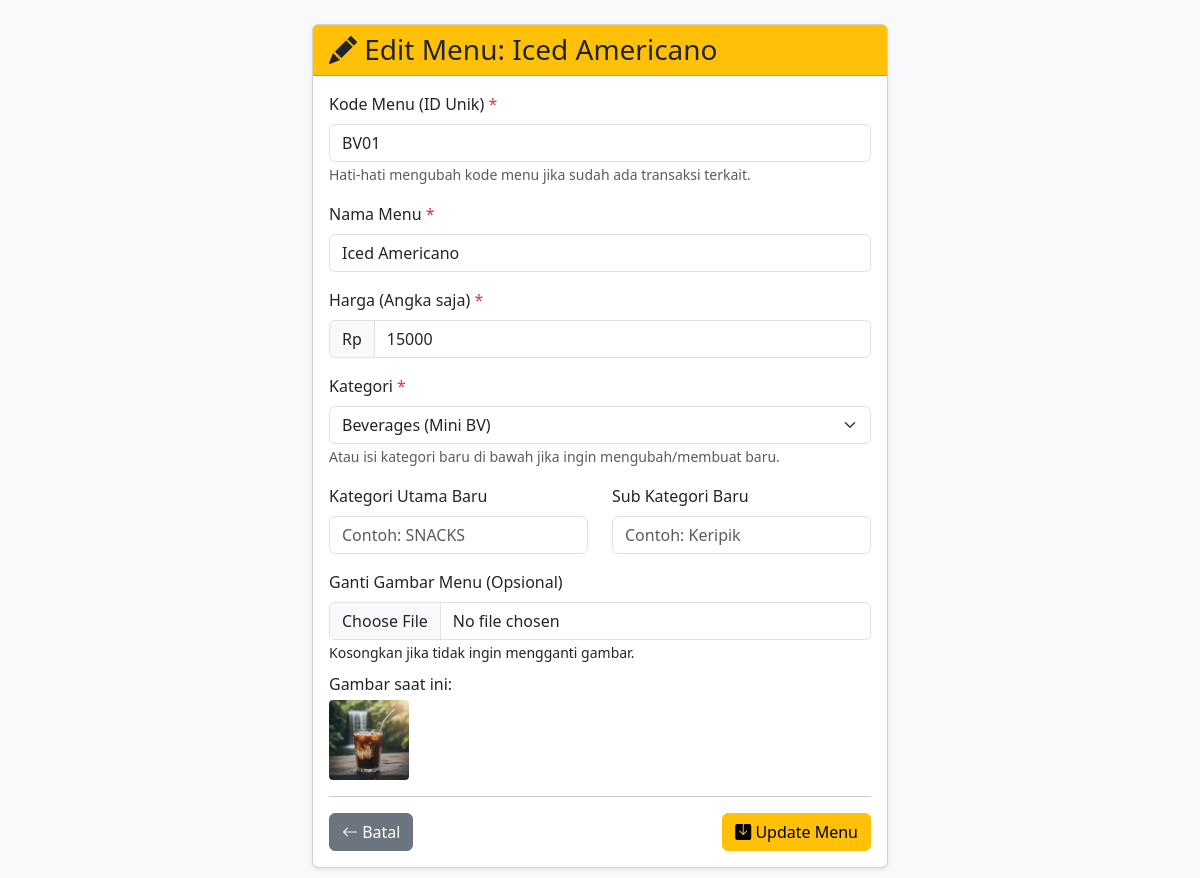
The page /edit_menu.php?id=BV01 on the database its author committed.
### tables this page shows
CREATE TABLE `menu` (
  `id` varchar(20) NOT NULL,
  `nama_menu` varchar(100) NOT NULL,
  `harga` decimal(10,0) NOT NULL,
  `kategori_utama` varchar(50) NOT NULL,
  `sub_kategori` varchar(50) NOT NULL,
  `gambar` varchar(255) DEFAULT 'assets/images/placeholder_default.png'
);

### edit_menu.php (the view, shortened to what this page needs)
<?php
include 'koneksi.php';
$id_menu = $_GET['id'] ?? null;
try {
    $stmt = $pdo->prepare("SELECT * FROM menu WHERE id = :id");
    $stmt->bindParam(':id', $id_menu);
    $stmt->execute();
    $menu_item = $stmt->fetch();
} catch (PDOException $e) {
    redirect_dengan_pesan('kelola_menu.php', 'gagal', 'Database error: ' . $e->getMessage());
}
$stmt_cat = $pdo->query("SELECT DISTINCT kategori_utama, sub_kategori FROM menu ORDER BY kategori_utama, sub_kategori");
$kategori_list = $stmt_cat->fetchAll();
?>
<!DOCTYPE html>
<html lang="id">
<head>
    <link href="https://cdn.jsdelivr.net/npm/bootstrap@5.3.2/dist/css/bootstrap.min.css" rel="stylesheet">
     <link rel="stylesheet" href="https://cdn.jsdelivr.net/npm/bootstrap-icons@1.11.1/font/bootstrap-icons.css">
</head>
<body class="bg-light">
    <div class="container my-4" style="max-width: 600px;">
        <div class="card shadow-sm">
             <div class="card-header bg-warning">
                <h3 class="mb-0"><i class="bi bi-pencil-fill"></i> Edit Menu: <?= htmlspecialchars($menu_item['nama_menu']) ?></h3>
            </div>
            <div class="card-body">
                <form action="proses_edit_menu.php" method="POST" enctype="multipart/form-data">
                    <div class="mb-3">
                        <label for="id" class="form-label">Kode Menu (ID Unik) <span class="text-danger">*</span></label>
                        <input type="text" class="form-control" id="id" name="id" required value="<?= htmlspecialchars($menu_item['id']) ?>">
                        <small class="text-muted">Hati-hati mengubah kode menu jika sudah ada transaksi terkait.</small>
                    </div>
                    <div class="mb-3">
                        <label for="nama_menu" class="form-label">Nama Menu <span class="text-danger">*</span></label>
                        <input type="text" class="form-control" id="nama_menu" name="nama_menu" required value="<?= htmlspecialchars($menu_item['nama_menu']) ?>">
                    </div>
                    <div class="mb-3">
                        <label for="harga" class="form-label">Harga (Angka saja) <span class="text-danger">*</span></label>
                         <div class="input-group">
                           <span class="input-group-text">Rp</span>
                           <input type="number" class="form-control" id="harga" name="harga" required value="<?= htmlspecialchars($menu_item['harga']) ?>" min="0">
                        </div>
                    </div>
                    <div class="mb-3">
                         <label for="kategori" class="form-label">Kategori <span class="text-danger">*</span></label>
                         <select class="form-select" id="kategori" name="kategori">
                             <?php
                                $current_main_cat = '';
                                foreach ($kategori_list as $kat) {
                                    if ($kat['kategori_utama'] != $current_main_cat) {
                                        if ($current_main_cat != '') echo '</optgroup>';
                                        echo '<optgroup label="' . htmlspecialchars($kat['kategori_utama']) . '">';
                                        $current_main_cat = $kat['kategori_utama'];
                                    }
                                    $value_kat = htmlspecialchars($kat['kategori_utama']) . '|' . htmlspecialchars($kat['sub_kategori']);
                                    $selected = ($kat['kategori_utama'] == $menu_item['kategori_utama'] && $kat['sub_kategori'] == $menu_item['sub_kategori']) ? 'selected' : '';
                                    echo '<option value="' . $value_kat . '" ' . $selected . '>' . htmlspecialchars($kat['sub_kategori']) . '</option>';
                                }
                                if ($current_main_cat != '') echo '</optgroup>';
                             ?>
                         </select>
                         <small class="text-muted">Atau isi kategori baru di bawah jika ingin mengubah/membuat baru.</small>
                    </div>
                     <div class="row mb-3">
                         <div class="col-md-6">
                            <label for="kategori_utama_baru" class="form-label">Kategori Utama Baru</label>
                            <input type="text" class="form-control" id="kategori_utama_baru" name="kategori_utama_baru" placeholder="Contoh: SNACKS">
                         </div>
                         <div class="col-md-6">
                            <label for="sub_kategori_baru" class="form-label">Sub Kategori Baru</label>
                            <input type="text" class="form-control" id="sub_kategori_baru" name="sub_kategori_baru" placeholder="Contoh: Keripik">
                         </div>
                     </div>
                     <div class="mb-3">
                        <label for="gambar" class="form-label">Ganti Gambar Menu (Opsional)</label>
                        <input class="form-control" type="file" id="gambar" name="gambar" accept="image/png, image/jpeg, image/gif">
                        <small>Kosongkan jika tidak ingin mengganti gambar.</small>
                        <div class="mt-2">
                             <p class="mb-1">Gambar saat ini:</p>
                             <img src="<?= htmlspecialchars($menu_item['gambar']) ?>" alt="Gambar saat ini" style="width: 80px; height: 80px; object-fit: cover; border-radius: 4px;">
                        </div>
                    </div>
                     <hr>
                    <div class="d-flex justify-content-between">
                        <a href="kelola_menu.php" class="btn btn-secondary"><i class="bi bi-arrow-left"></i> Batal</a>
                        <button type="submit" class="btn btn-warning"><i class="bi bi-save-fill"></i> Update Menu</button>
                    </div>
                </form>
            </div>
        </div>
    </div>
</body>
</html>

### rows shown on the page
menu: nama_menu "Iced Americano", id "BV01", harga "15000", gambar (picture)

### other values the page prints
form field kategori "Beverages (Mini BV)"
